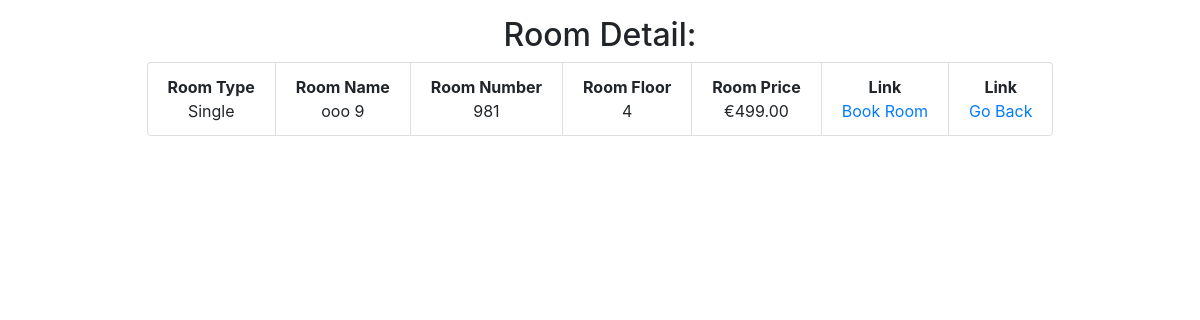
The page /room.php?id=20 on the database its author committed.
### tables this page shows
CREATE TABLE `rooms` (
  `room_id` int(11) NOT NULL,
  `room_name` varchar(50) NOT NULL,
  `room_price` decimal(11,2) NOT NULL,
  `room_number` int(11) NOT NULL,
  `room_floor` int(11) NOT NULL,
  `category_id` int(11) NOT NULL,
  `room_description` varchar(255) NOT NULL
);

CREATE TABLE `categories` (
  `category_id` int(11) NOT NULL,
  `category_name` varchar(100) NOT NULL
);

### private/class.php (called while the page is built, shortened)
<?php
class Database
{
    protected $hostname;
    protected $username;
    protected $password;
    protected $dbname;
    private $charset = 'utf8mb4';
    public function __construct($host, $user, $pass, $db)
    {
        $this->hostname = $host;
        $this->username = $user;
        $this->password = $pass;
        $this->dbname = $db;
    }
    public function connect()
    {
        $dsn = "mysql:host=$this->hostname;dbname=$this->dbname;charset=$this->charset";
        $options = [
            PDO::ATTR_ERRMODE            => PDO::ERRMODE_EXCEPTION,
            PDO::ATTR_DEFAULT_FETCH_MODE => PDO::FETCH_ASSOC,
            PDO::ATTR_EMULATE_PREPARES   => false,
        ];
        try {
            $this->pdo = new PDO($dsn, $this->username, $this->password, $options);
        } catch (\PDOException $e) {
            throw new \PDOException($e->getMessage(), (int) $e->getCode());
        }
    }
}
$db = new Database('localhost','root','','hotelcalifornia');

### public/room.php (the view, shortened to what this page needs)
<?php
require '../private/class.php';
$stmt = $db->pdo->prepare("SELECT * FROM categories INNER JOIN rooms ON categories.category_id = rooms.category_id WHERE room_id = :room_id");
$stmt->bindParam(':room_id', $_GET['id']);
$stmt->execute();
$results = $stmt->fetch(PDO::FETCH_ASSOC);
?>
<!DOCTYPE html>
<html lang="en">
<head>
    <link rel="stylesheet" href="https://stackpath.bootstrapcdn.com/bootstrap/4.5.0/css/bootstrap.min.css">
</head>
<body>
<div class="container p-3">
    <main class="text-center">
        <h2>Room Detail:</h2>
    </main>
    <ul class="list-group list-group-horizontal justify-content-center text-center">
        <li class="list-group-item"><b>Room Type</b><br><?php echo $results['category_name'];?></li>
        <li class="list-group-item"><b>Room Name</b><br><?php echo $results['room_name'];?></li>
        <li class="list-group-item"><b>Room Number</b><br><?php echo $results['room_number'];?></li>
        <li class="list-group-item"><b>Room Floor</b><br><?php echo $results['room_floor'];?></li>
        <li class="list-group-item"><b>Room Price</b><br>&euro;<?php echo $results['room_price'];?></li>
        <li class="list-group-item"><b>Link</b><br><a href="book.php?id=<?php echo $_GET['id'];?>">Book Room</a></li>
        <li class="list-group-item"><b>Link</b><br><a href="category.php?categoryid=<?php echo $results['category_id']?>">Go Back</a></li>
    </ul>
</div>
</body>
</html>

### rows shown on the page
rooms: category.category_name "Single", room_name "ooo 9", room_number "981", room_floor "4", room_price "499.00"
